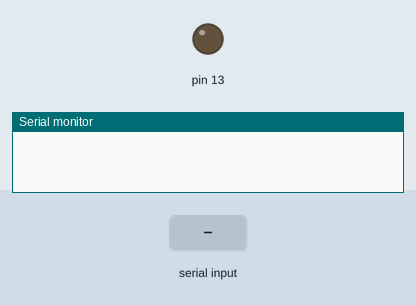
This sketch was run on a simulated Arduino Uno, built with avr-gcc and run on an emulated ATmega328P. Parts: output pins drawn as LEDs (lit = HIGH), the last lines printed to the serial monitor. The test bench sets the inputs (shaded band).

Above: at 1.2 s.
1.3 s: byte 1 (1) received over Serial
At 3.0 s:
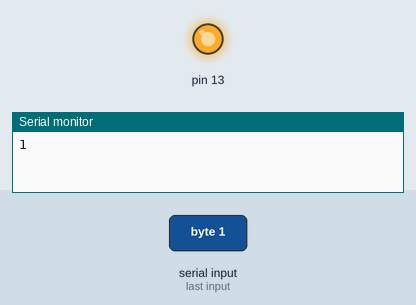
3.5 s: "1" received over Serial
At 4.6 s:
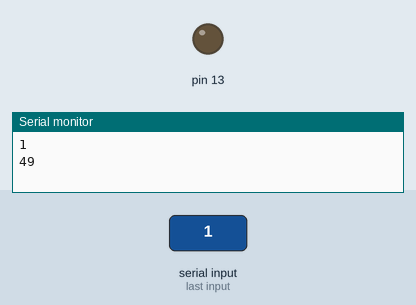
Timing chart, 0 to 6.5 s (numbered marks = the images above; inputs shaded):
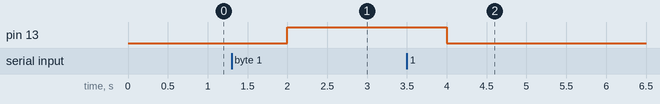

Measured:
- after the input at 1.3 s, pin 13: LOW → HIGH after 0.70 s
- after the input at 3.5 s, pin 13: HIGH → LOW after 0.50 s

The sketch:

BluetoothRobot.ino
```cpp
void setup() {
  // put your setup code here, to run once:
  Serial.begin(9600);
  pinMode(13,OUTPUT);
}

void loop() {
  // put your main code here, to run repeatedly:
  if(Serial.available())
  {
    int dataa = Serial.read();
    Serial.println(dataa);
    if( dataa ==1)
       digitalWrite(13,1);
    else
       digitalWrite(13,0);
  }
  delay(1000);
}
```
